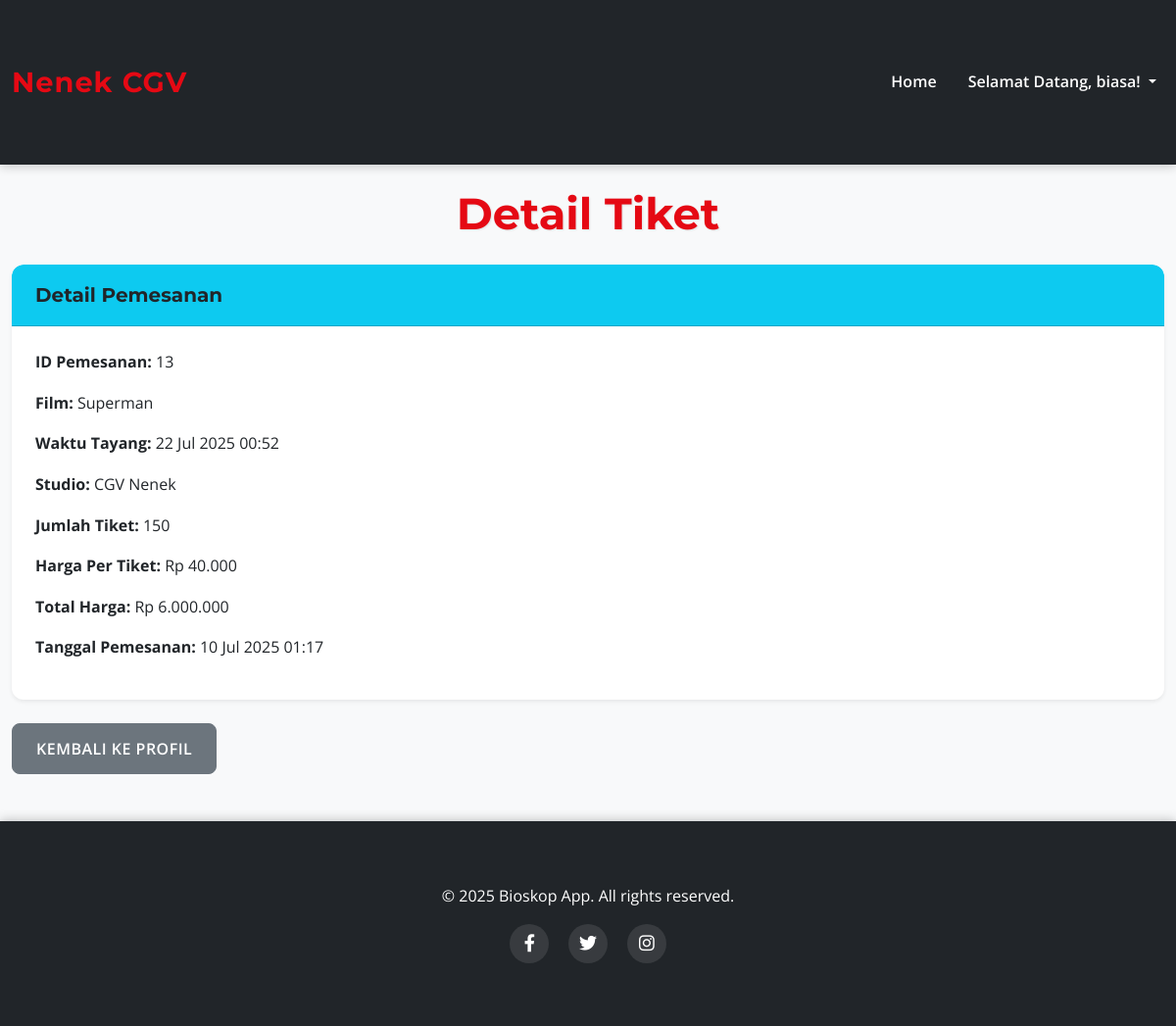
The app's page /bioskop_app/view.ticket.php?id=13 (signed in) with its own data.
### tables this page shows
CREATE TABLE `bookings` (
  `booking_id` int(11) NOT NULL,
  `schedule_id` int(11) NOT NULL,
  `customer_name` varchar(255) NOT NULL,
  `customer_email` varchar(255) NOT NULL,
  `num_tickets` int(11) NOT NULL,
  `total_price` decimal(10,2) NOT NULL,
  `booking_date` datetime DEFAULT current_timestamp(),
  `user_id` int(11) DEFAULT NULL
);

CREATE TABLE `movies` (
  `movie_id` int(11) NOT NULL,
  `title` varchar(255) NOT NULL,
  `genre` varchar(100) DEFAULT NULL,
  `duration` int(11) DEFAULT NULL,
  `description` text DEFAULT NULL,
  `poster_url` varchar(255) DEFAULT NULL
);

CREATE TABLE `schedules` (
  `schedule_id` int(11) NOT NULL,
  `movie_id` int(11) NOT NULL,
  `show_time` datetime NOT NULL,
  `cinema_hall` varchar(50) NOT NULL,
  `price` decimal(10,2) NOT NULL
);

### bioskop_app/view.ticket.php (the view, shortened to what this page needs)
<?php
include 'config/database.php';
include 'includes/header.php';
$booking_id = $_GET['id'];
$user_id = $_SESSION['user_id'];
try {
    $stmt = $pdo->prepare("
        SELECT b.*, s.show_time, s.cinema_hall, s.price, m.title, m.poster_url
        FROM bookings b
        JOIN schedules s ON b.schedule_id = s.schedule_id
        JOIN movies m ON s.movie_id = m.movie_id
        WHERE b.booking_id = ? AND b.user_id = ?
    ");
    $stmt->execute([$booking_id, $user_id]);
    $booking = $stmt->fetch(PDO::FETCH_ASSOC);
} catch (PDOException $e) {
    echo "<div class='alert alert-danger'>Terjadi kesalahan database: " . $e->getMessage() . "</div>";
    include 'includes/footer.php';
    exit();
}
?>
<h1>Detail Tiket</h1>
<div class="card mb-4 shadow-sm">
    <div class="card-header bg-info text-white">
        <h5 class="mb-0">Detail Pemesanan</h5>
    </div>
    <div class="card-body">
        <p><strong>ID Pemesanan:</strong> <?php echo htmlspecialchars($booking['booking_id']); ?></p>
        <p><strong>Film:</strong> <?php echo htmlspecialchars($booking['title']); ?></p>
        <p><strong>Waktu Tayang:</strong> <?php echo date('d M Y H:i', strtotime($booking['show_time'])); ?></p>
        <p><strong>Studio:</strong> <?php echo htmlspecialchars($booking['cinema_hall']); ?></p>
        <p><strong>Jumlah Tiket:</strong> <?php echo htmlspecialchars($booking['num_tickets']); ?></p>
        <p><strong>Harga Per Tiket:</strong> Rp <?php echo number_format($booking['price'], 0, ',', '.'); ?></p>
        <p><strong>Total Harga:</strong> Rp <?php echo number_format($booking['total_price'], 0, ',', '.'); ?></p>
         <p><strong>Tanggal Pemesanan:</strong> <?php echo date('d M Y H:i', strtotime($booking['booking_date'])); ?></p>
        </div>
</div>
<a href="profil.php" class="btn btn-secondary">Kembali ke Profil</a>
<?php include 'includes/footer.php'; ?>

### bioskop_app/css/style.css (style rules this page uses)
:root { --primary-color: #E50914; --secondary-color: #212529; --accent-color: #0d6efd; --light-bg: #f8f9fa; --dark-bg: #1a1a1a; --text-color-light: #fefefe; --text-color-dark: #333; --card-bg: #ffffff; --card-shadow: 0 4px 20px rgba(0, 0, 0, 0.08); --border-radius-lg: 12px; --border-radius-md: 8px; }
body { font-family: 'Open Sans', sans-serif; background-color: var(--light-bg); color: var(--text-color-dark); line-height: 1.6; margin: 0; padding: 0; }
h1, h2, h3, h4, h5, h6 { font-family: 'Montserrat', sans-serif; font-weight: 700; color: var(--secondary-color); }
h1 { font-size: 2.8rem; margin-bottom: 1.5rem; text-align: center; color: var(--primary-color); text-shadow: 1px 1px 2px rgba(0,0,0,0.1); }
p { font-size: 1rem; }
.card { border: none; border-radius: var(--border-radius-lg); box-shadow: var(--card-shadow); transition: transform 0.3s ease, box-shadow 0.3s ease; overflow: hidden; }
.card-body { padding: 1.5rem; display: flex; flex-direction: column; }
.btn { padding: 0.8rem 1.5rem; border-radius: var(--border-radius-md); font-weight: 600; transition: all 0.3s ease; text-transform: uppercase; letter-spacing: 0.5px; }
.btn-secondary { background-color: #6c757d; border-color: #6c757d; }
.card-header { background-color: var(--secondary-color); color: var(--text-color-light); font-family: 'Montserrat', sans-serif; font-weight: 600; font-size: 1.2rem; border-top-left-radius: var(--border-radius-lg) !important; border-top-right-radius: var(--border-radius-lg) !important; padding: 1.2rem 1.5rem; }

### records on screen
bookings: booking_id "13", movies.title "Superman", schedule.show_time "22 Jul 2025 00:52", schedule.cinema_hall "CGV Nenek", num_tickets "150", schedule.price "40.000", total_price "6.000.000", booking_date "10 Jul 2025 01:17"

### other values on screen
$_SESSION['username'] "biasa"
